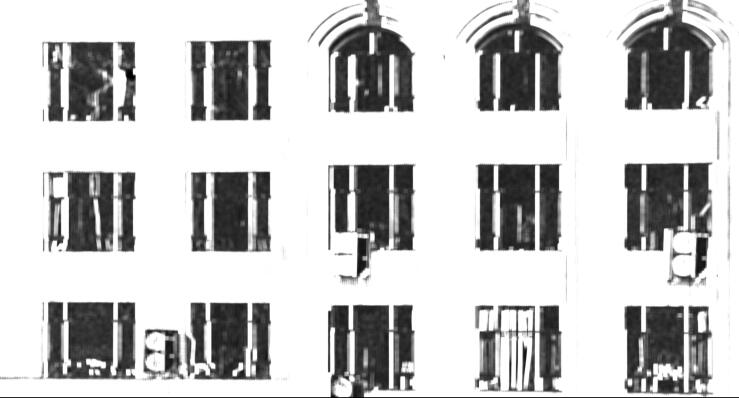
#> input picture demo/test4-1.jpg, 739 x 398 px, found by its file name
$ python fanse.py
#> lines starting #> are read from the running program, lines starting #| are printed output that depends on the picture
import cv2
#调用opencv包

src=cv2.imread("./demo/test4-1.jpg",1)
#> src is the input picture: shape (398, 739, 3); min 0, max 255, mean 197.2
print(src.shape)
#| (398, 739, 3)
#输出图像数据
Img=255-src
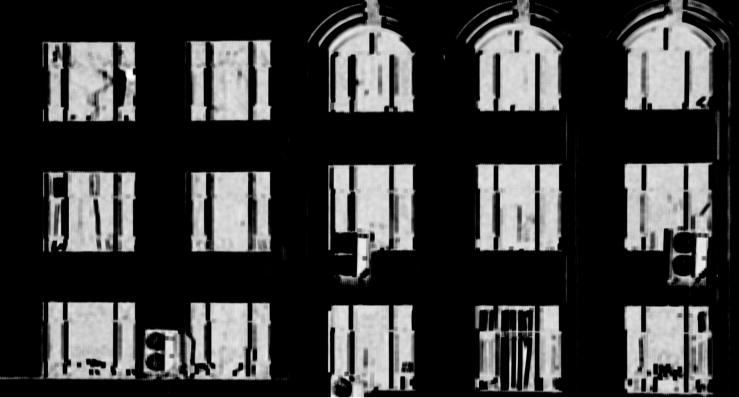
#> Img: shape (398, 739, 3); min 0, max 255, mean 57.8
#反色

print(Img.shape)
#| (398, 739, 3)
cv2.imshow("Img",Img)
#输出反色图像

cv2.imshow("src",src)
#输出原图像

cv2.imwrite('final.jpg',Img)
cv2.waitKey(0)

$ run again, with demo/test3-1.jpg copied over demo/test4-1.jpg
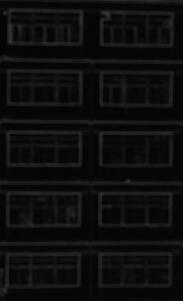
#> input picture demo/test3-1.jpg, 183 x 301 px, found by its file name
#> src is the input picture: shape (301, 183, 3); min 1, max 58, mean 13.6
#| (301, 183, 3)
#> `Img=255-src`:
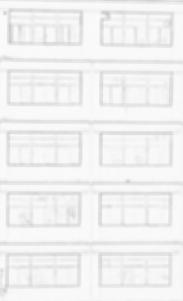
#> Img: shape (301, 183, 3); min 197, max 254, mean 241.4
#| (301, 183, 3)

$ run again, with demo/test3-2.jpg copied over demo/test4-1.jpg
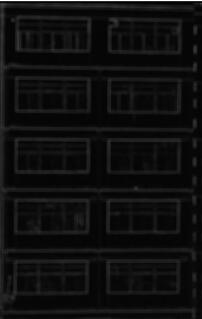
#> input picture demo/test3-2.jpg, 202 x 319 px, found by its file name
#> src is the input picture: shape (319, 202, 3); min 0, max 255, mean 15.2
#| (319, 202, 3)
#> `Img=255-src`:
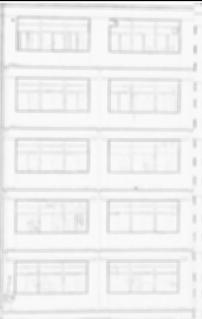
#> Img: shape (319, 202, 3); min 0, max 255, mean 239.8
#| (319, 202, 3)
